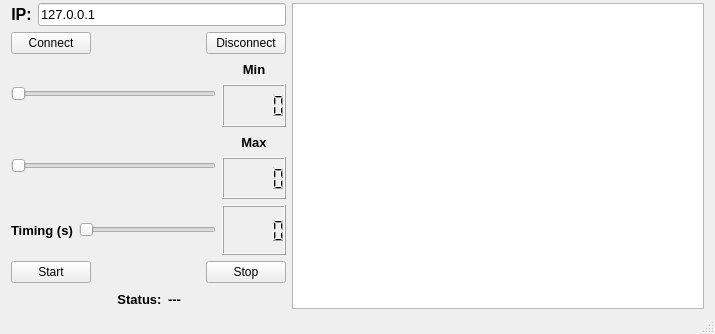
<?xml version="1.0" encoding="UTF-8"?>
<ui version="4.0">
 <class>MainWindow</class>
 <widget class="QMainWindow" name="MainWindow">
  <property name="geometry">
   <rect>
    <x>0</x>
    <y>0</y>
    <width>715</width>
    <height>334</height>
   </rect>
  </property>
  <property name="windowTitle">
   <string>Produce Client</string>
  </property>
  <property name="windowOpacity">
   <double>1.000000000000000</double>
  </property>
  <widget class="QWidget" name="centralwidget">
   <property name="enabled">
    <bool>true</bool>
   </property>
   <property name="sizePolicy">
    <sizepolicy hsizetype="Preferred" vsizetype="Preferred">
     <horstretch>0</horstretch>
     <verstretch>0</verstretch>
    </sizepolicy>
   </property>
   <layout class="QHBoxLayout" name="horizontalLayout_10" stretch="4,6">
    <property name="topMargin">
     <number>3</number>
    </property>
    <property name="bottomMargin">
     <number>3</number>
    </property>
    <item>
     <layout class="QVBoxLayout" name="verticalLayout_4" stretch="0,0,20,20,15,0,0">
      <item>
       <layout class="QHBoxLayout" name="horizontalLayout_6">
        <item>
         <widget class="QLabel" name="label">
          <property name="font">
           <font>
            <pointsize>12</pointsize>
            <bold>true</bold>
           </font>
          </property>
          <property name="text">
           <string>IP:</string>
          </property>
          <property name="alignment">
           <set>Qt::AlignmentFlag::AlignCenter</set>
          </property>
         </widget>
        </item>
        <item>
         <widget class="QLineEdit" name="inputIp">
          <property name="font">
           <font>
            <pointsize>10</pointsize>
           </font>
          </property>
          <property name="text">
           <string>127.0.0.1</string>
          </property>
         </widget>
        </item>
       </layout>
      </item>
      <item>
       <layout class="QHBoxLayout" name="horizontalLayout_5">
        <item>
         <widget class="QPushButton" name="button_connect">
          <property name="text">
           <string>Connect</string>
          </property>
         </widget>
        </item>
        <item>
         <spacer name="horizontalSpacer">
          <property name="orientation">
           <enum>Qt::Orientation::Horizontal</enum>
          </property>
          <property name="sizeHint" stdset="0">
           <size>
            <width>118</width>
            <height>20</height>
           </size>
          </property>
         </spacer>
        </item>
        <item>
         <widget class="QPushButton" name="button_disconnect">
          <property name="text">
           <string>Disconnect</string>
          </property>
         </widget>
        </item>
       </layout>
      </item>
      <item>
       <layout class="QHBoxLayout" name="horizontalLayout_4">
        <item>
         <widget class="QSlider" name="horizontalSlider_min">
          <property name="maximum">
           <number>100</number>
          </property>
          <property name="orientation">
           <enum>Qt::Orientation::Horizontal</enum>
          </property>
         </widget>
        </item>
        <item>
         <layout class="QVBoxLayout" name="verticalLayout_3" stretch="3,7">
          <item>
           <widget class="QLabel" name="label_2">
            <property name="font">
             <font>
              <pointsize>10</pointsize>
              <bold>true</bold>
             </font>
            </property>
            <property name="text">
             <string>Min</string>
            </property>
            <property name="alignment">
             <set>Qt::AlignmentFlag::AlignCenter</set>
            </property>
           </widget>
          </item>
          <item>
           <widget class="QLCDNumber" name="lcdMin"/>
          </item>
         </layout>
        </item>
       </layout>
      </item>
      <item>
       <layout class="QHBoxLayout" name="horizontalLayout_3">
        <item>
         <widget class="QSlider" name="horizontalSlider_max">
          <property name="maximum">
           <number>100</number>
          </property>
          <property name="orientation">
           <enum>Qt::Orientation::Horizontal</enum>
          </property>
         </widget>
        </item>
        <item>
         <layout class="QVBoxLayout" name="verticalLayout_2" stretch="3,7">
          <item>
           <widget class="QLabel" name="label_3">
            <property name="font">
             <font>
              <pointsize>10</pointsize>
              <bold>true</bold>
             </font>
            </property>
            <property name="text">
             <string>Max</string>
            </property>
            <property name="alignment">
             <set>Qt::AlignmentFlag::AlignCenter</set>
            </property>
           </widget>
          </item>
          <item>
           <widget class="QLCDNumber" name="lcdMax"/>
          </item>
         </layout>
        </item>
       </layout>
      </item>
      <item>
       <layout class="QHBoxLayout" name="horizontalLayout_2">
        <item>
         <widget class="QLabel" name="label_4">
          <property name="font">
           <font>
            <pointsize>10</pointsize>
            <bold>true</bold>
           </font>
          </property>
          <property name="text">
           <string>Timing (s)</string>
          </property>
         </widget>
        </item>
        <item>
         <widget class="QSlider" name="horizontalSlider_timing">
          <property name="minimum">
           <number>1</number>
          </property>
          <property name="maximum">
           <number>10</number>
          </property>
          <property name="orientation">
           <enum>Qt::Orientation::Horizontal</enum>
          </property>
         </widget>
        </item>
        <item>
         <widget class="QLCDNumber" name="lcdNumber_timing">
          <property name="sizePolicy">
           <sizepolicy hsizetype="Minimum" vsizetype="Minimum">
            <horstretch>0</horstretch>
            <verstretch>0</verstretch>
           </sizepolicy>
          </property>
         </widget>
        </item>
       </layout>
      </item>
      <item>
       <layout class="QHBoxLayout" name="horizontalLayout">
        <item>
         <widget class="QPushButton" name="button_start">
          <property name="text">
           <string>Start</string>
          </property>
         </widget>
        </item>
        <item>
         <spacer name="horizontalSpacer_2">
          <property name="orientation">
           <enum>Qt::Orientation::Horizontal</enum>
          </property>
          <property name="sizeHint" stdset="0">
           <size>
            <width>40</width>
            <height>20</height>
           </size>
          </property>
         </spacer>
        </item>
        <item>
         <widget class="QPushButton" name="button_stop">
          <property name="text">
           <string>Stop</string>
          </property>
         </widget>
        </item>
       </layout>
      </item>
      <item>
       <layout class="QHBoxLayout" name="horizontalLayout_7">
        <item>
         <spacer name="horizontalSpacer_4">
          <property name="orientation">
           <enum>Qt::Orientation::Horizontal</enum>
          </property>
          <property name="sizeHint" stdset="0">
           <size>
            <width>40</width>
            <height>20</height>
           </size>
          </property>
         </spacer>
        </item>
        <item>
         <widget class="QLabel" name="label_5">
          <property name="font">
           <font>
            <pointsize>10</pointsize>
            <bold>true</bold>
           </font>
          </property>
          <property name="text">
           <string>Status:</string>
          </property>
          <property name="alignment">
           <set>Qt::AlignmentFlag::AlignCenter</set>
          </property>
         </widget>
        </item>
        <item>
         <widget class="QLabel" name="labelStatus">
          <property name="font">
           <font>
            <pointsize>10</pointsize>
            <bold>true</bold>
           </font>
          </property>
          <property name="text">
           <string>---</string>
          </property>
          <property name="alignment">
           <set>Qt::AlignmentFlag::AlignCenter</set>
          </property>
         </widget>
        </item>
        <item>
         <spacer name="horizontalSpacer_3">
          <property name="orientation">
           <enum>Qt::Orientation::Horizontal</enum>
          </property>
          <property name="sizeHint" stdset="0">
           <size>
            <width>40</width>
            <height>20</height>
           </size>
          </property>
         </spacer>
        </item>
       </layout>
      </item>
     </layout>
    </item>
    <item>
     <widget class="QListWidget" name="listWidget"/>
    </item>
   </layout>
  </widget>
  <widget class="QMenuBar" name="menubar">
   <property name="geometry">
    <rect>
     <x>0</x>
     <y>0</y>
     <width>715</width>
     <height>21</height>
    </rect>
   </property>
  </widget>
  <widget class="QStatusBar" name="statusbar"/>
 </widget>
 <layoutdefault spacing="6" margin="11"/>
 <resources/>
 <connections>
  <connection>
   <sender>horizontalSlider_min</sender>
   <signal>valueChanged(int)</signal>
   <receiver>lcdMin</receiver>
   <slot>display(int)</slot>
   <hints>
    <hint type="sourcelabel">
     <x>180</x>
     <y>114</y>
    </hint>
    <hint type="destinationlabel">
     <x>235</x>
     <y>128</y>
    </hint>
   </hints>
  </connection>
  <connection>
   <sender>horizontalSlider_max</sender>
   <signal>valueChanged(int)</signal>
   <receiver>lcdMax</receiver>
   <slot>display(int)</slot>
   <hints>
    <hint type="sourcelabel">
     <x>170</x>
     <y>178</y>
    </hint>
    <hint type="destinationlabel">
     <x>236</x>
     <y>191</y>
    </hint>
   </hints>
  </connection>
  <connection>
   <sender>horizontalSlider_timing</sender>
   <signal>valueChanged(int)</signal>
   <receiver>lcdNumber_timing</receiver>
   <slot>display(int)</slot>
   <hints>
    <hint type="sourcelabel">
     <x>118</x>
     <y>222</y>
    </hint>
    <hint type="destinationlabel">
     <x>235</x>
     <y>234</y>
    </hint>
   </hints>
  </connection>
 </connections>
</ui>
